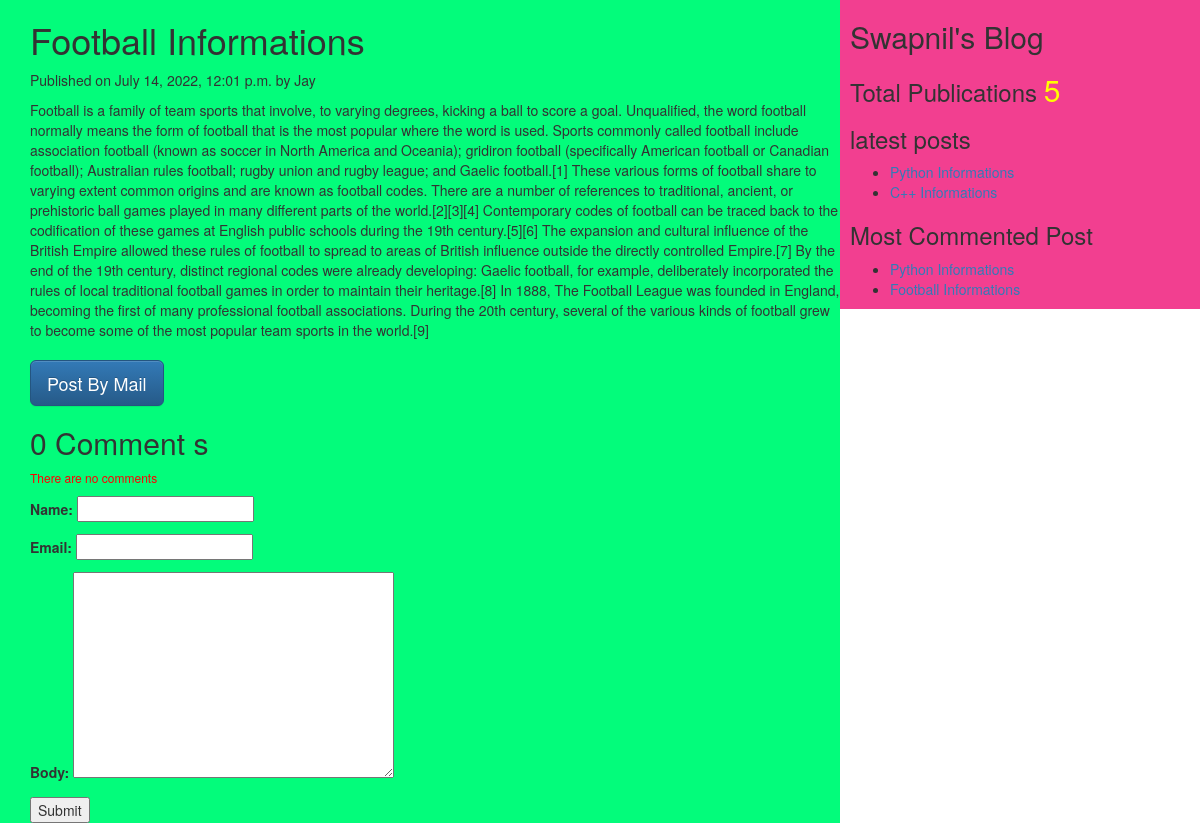
Page /2022/07/14/football-informations on the committed database.
### myApp/models.py (models this page shows, shortened)
class Post(models.Model):
    tags=TaggableManager()
    STATUS_CHOICE=(('draft','Draft'),('published','Published'))
    title=models.CharField(max_length=256)
    slug=models.SlugField(max_length=264,unique_for_date='publish')
    author=models.ForeignKey(User,related_name='blog_posts',on_delete=models.CASCADE)
    body=models.TextField()
    publish=models.DateTimeField(default=timezone.now)
    created=models.DateTimeField(auto_now_add=True)
    updated=models.DateTimeField(auto_now=True)
    status=models.CharField(max_length=20,choices=STATUS_CHOICE,default='draft')
    objects=CustomManager()
    class Meta:
        ordering=('-publish',)
    def get_absolute_url(self):
        return reverse("post_detail",args=[self.publish.year,self.publish.strftime('%m'),self.publish.strftime('%d'),self.slug])

### myApp/views.py (the view, shortened to what this page needs)
# urls.py: re_path('(?P<year>\d{4})/(?P<month>\d{2})/(?P<day>\d{2})/(?P<post>[-\w]+)',post_detail_view,name="post_detail"),
def post_detail_view(request,year,month,day,post):
    post=get_object_or_404(Post,slug=post,publish__year=year,publish__month=month,publish__day=day)
    comments=post.comments.filter(active=True)
    csubmit=False
    form=CommentForm()
    d={'post':post,'form':form,'csubmit':csubmit,'comments':comments}
    return render(request,'myApp/post_detail.html',d)

### myApp/forms.py
class CommentForm(forms.ModelForm):
    class Meta:
        model=Comment
        fields=('name','email','body')

### myApp/models.py (called while the page is built)
    def get_queryset(self):
        return super().get_queryset().filter(status='published')

### myApp/templatetags/mytag.py (called while the page is built)
@register.simple_tag
def total_posts():
    return Post.objects.count()

@register.inclusion_tag('myApp/latest_post.html')
def show_latest_posts(count=3):
    latest_posts=Post.objects.order_by('-publish')[:count]
    return {'latest_posts':latest_posts}

@register.simple_tag
def get_most_commented_posts(count=2):
    return Post.objects.annotate(total_comments=Count('comments')).order_by('-total_comments')[:count]

### templates/myApp/post_detail.html (shortened to what this page needs)
<!DOCTYPE html>
{%extends 'myApp/parent.html'%}
    {%block content_block%}
    <h1>{{post.title}}</h1>
    <p>Published on {{post.publish}} by {{post.author}}</p>
    {{post.body}}<br><br>
    <a href="/{{post.id}}/share/" class="btn btn-lg btn-primary">Post By Mail</a>
    {%with comments.count as comments_count%}
    <h2>{{comments_count}} Comment {{comments_count|pluralize}}</h2>
    {%endwith%}
    {%if comments%}
    {%for c in comments%}
    <p>Comment {{forloop.counter}} by {{c.name}}</p>
    <div >{{c.body|linebreaks}}</div>
    <hr>
    {%endfor%}
    {%else%}
    <p style="color:red;font-size:12px;">There are no comments</p>
    {%endif%}
    {%if csubmit%}
    <h2>Thank You...Your comment has been added successfully</h2>
    {%else%}
    <form method="post">
      {{form.as_p}}
      <input type="submit" name="btn btn-lag btn-primary" value="Submit">
    </form>
    {%endif%}
    {%endblock%}

### templates/myApp/parent.html (shortened to what this page needs)
<!DOCTYPE html>
<html lang="en" dir="ltr">
{%load mytag%}
  <head>
    <link rel="stylesheet" href="https://maxcdn.bootstrapcdn.com/bootstrap/3.3.7/css/bootstrap.min.css">
    <link rel="stylesheet" href="https://maxcdn.bootstrapcdn.com/bootstrap/3.3.7/css/bootstrap-theme.min.css">
  </head>
  <body>
    <div class="content" style="width:70%;background-color:#03fc7b;float:left;padding:0 0 0 30px">
      {%block content_block%}
      {%endblock%}
    </div>
    <div class="sidebar" style="width:30%;height:300%;background-color:#f23f90;float:right;padding:0 0 0 10px">
      <h2>Swapnil's Blog</h2>
      <h3>Total Publications
        <span style="color:yellow;font-size:30px">
          {%total_posts%}
        </span>
      </h3>
      <h3>latest posts</h3>
      {%show_latest_posts 2%}
      <h3>Most Commented Post</h3>
      {%get_most_commented_posts as m%}
      <ul>
        {%for post in m%}
        <li><a href="{{post.get_absolute_url}}">{{post.title}}</a></li>
        {%endfor%}
      </ul>
    </div>
  </body>
</html>

### templates/myApp/latest_post.html
<!DOCTYPE html>
<html lang="en" dir="ltr">
  <body>
    <ul>
      {%for post in latest_posts%}
      <li><a href="{{post.get_absolute_url}}">{{post.title}}</a></li>
      {%endfor%}
    </ul>
  </body>
</html>

### rows in the picture
Post: title "Football Informations", publish "July 14, 2022, 12:01 p.m.", author "Jay", body "Football is a family of team sports that involve, to varying degrees, kicking a ball to score a goal. Unqualified, the word football normally means the form of football that is the most popular where the word is used. Sports commonly called football include association football (known as soccer in North America and Oceania); gridiron football (specifically American football or Canadian football); Australian rules football; rugby union and rugby league; and Gaelic football.[1] These various forms of football share to varying extent common origins and are known as football codes. There are a number of references to traditional, ancient, or prehistoric ball games played in many different parts…"

### other values in the picture
{{ comments_count }} "0"
